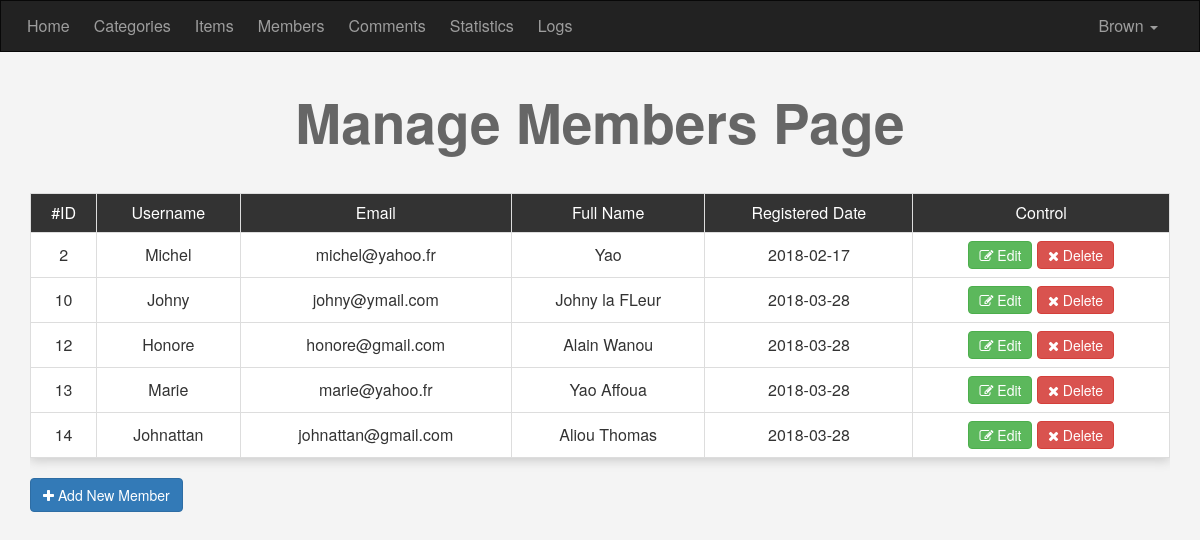
The page /Ecommerce/admin/members.php (signed in) on the database its author committed.
### tables this page shows
CREATE TABLE `users` (
  `UserID` int(11) NOT NULL COMMENT 'To identify User',
  `Username` varchar(255) NOT NULL COMMENT 'Username To Login',
  `Password` varchar(255) NOT NULL COMMENT 'Password To Login',
  `Email` varchar(255) NOT NULL,
  `FullName` varchar(255) NOT NULL,
  `GroupID` int(11) NOT NULL DEFAULT 0 COMMENT 'Identify User Group',
  `TrustStatus` int(11) NOT NULL DEFAULT 0 COMMENT 'Seller Rank',
  `RegStatus` int(11) NOT NULL DEFAULT 0 COMMENT 'User Approval',
  `Date` date NOT NULL
);

### Ecommerce/admin/members.php (the view, shortened to what this page needs)
<?php
if(isset($_SESSION['Username'])){
      include 'init.php';
      $do = isset($_GET['do']) ? $_GET['do'] : 'Manage';
      if($do == 'Manage'){
          $query = '';
         $stmt = $con->prepare("SELECT *
                                FROM users
                                WHERE GroupID != 1 $query");
         $stmt->execute();
         $rows = $stmt->fetchAll();
       ?>
         <h1 class="text-center">Manage Members Page</h1>
         <div class="container">
            <div class="table-responsive">
               <table class="main-table text-center table table-bordered">
                  <tr>
                     <td>#ID</td>
                     <td>Username</td>
                     <td>Email</td>
                     <td>Full Name</td>
                     <td>Registered Date</td>
                     <td>Control</td>
                  </tr>
                  <?php
                     foreach ($rows as $row){
                        echo "<tr>";
                           echo "<td>" . $row['UserID'] . "</td>";
                           echo "<td>" . $row['Username'] . "</td>";
                           echo "<td>" . $row['Email'] . "</td>";
                           echo "<td>" . $row['FullName'] . "</td>";
                           echo "<td>" . $row['Date'] . "</td>";
                           echo "<td>
                                  <a href='members.php?do=Edit&userid=". $row['UserID'] ."' class='btn btn-success'><i class='fa fa-edit'></i> Edit</a>
                                  <a href='members.php?do=Delete&userid=". $row['UserID'] ."' class='btn btn-danger confirm'><i class='fa fa-close'></i>   Delete</a>";
                                 echo "</td>";
                        echo "</tr>";
                     }
                  ?>
               </table>
             </div>
             <a href="members.php?do=Add" class="btn btn-primary">
               <i class="fa fa-plus"></i> Add New Member</a>
         </div>
      <?php
     }
   include $tpl. 'footer.php';
}else{
	header('Location: index.php');
	exit();
}

### Ecommerce/admin/layout/css/backend.css (style rules this page uses)
body { background-color: #F4F4F4; font-size: 16px; }
h1 { font-size: 55px; margin: 40px 0; font-weight: bold; color: #666; }
.main-table { -webkit-box-shadow: 0 3px 10px #ccc; -moz-box-shadow: 0 3px 10px #ccc; box-shadow: 0 3px 10px #ccc; }
.main-table td { background-color: #fff; vertical-align: middle!important; }
.main-table tr:first-child td { background-color: #333; color: #fff; text-align: center; }
.main-table .btn { padding: 3px 10px; }

### rows shown on the page
users: UserID "2", Username "Michel", Email "michel@yahoo.fr", FullName "Yao", Date "2018-02-17"
users: UserID "10", Username "Johny", Email "johny@ymail.com", FullName "Johny la FLeur", Date "2018-03-28"
users: UserID "12", Username "Honore", Email "honore@gmail.com", FullName "Alain Wanou", Date "2018-03-28"
users: UserID "13", Username "Marie", Email "marie@yahoo.fr", FullName "Yao Affoua", Date "2018-03-28"
users: UserID "14", Username "Johnattan", Email "johnattan@gmail.com", FullName "Aliou Thomas", Date "2018-03-28"

### other values the page prints
lang('HOME_ADMIN') "Home"
lang('CATEGORIES') "Categories"
lang('ITEMS') "Items"
lang('MEMBERS') "Members"
lang('COMMENTS') "Comments"
lang('STATISTICS') "Statistics"
lang('LOGS') "Logs"
$_SESSION['Username'] "Brown"
